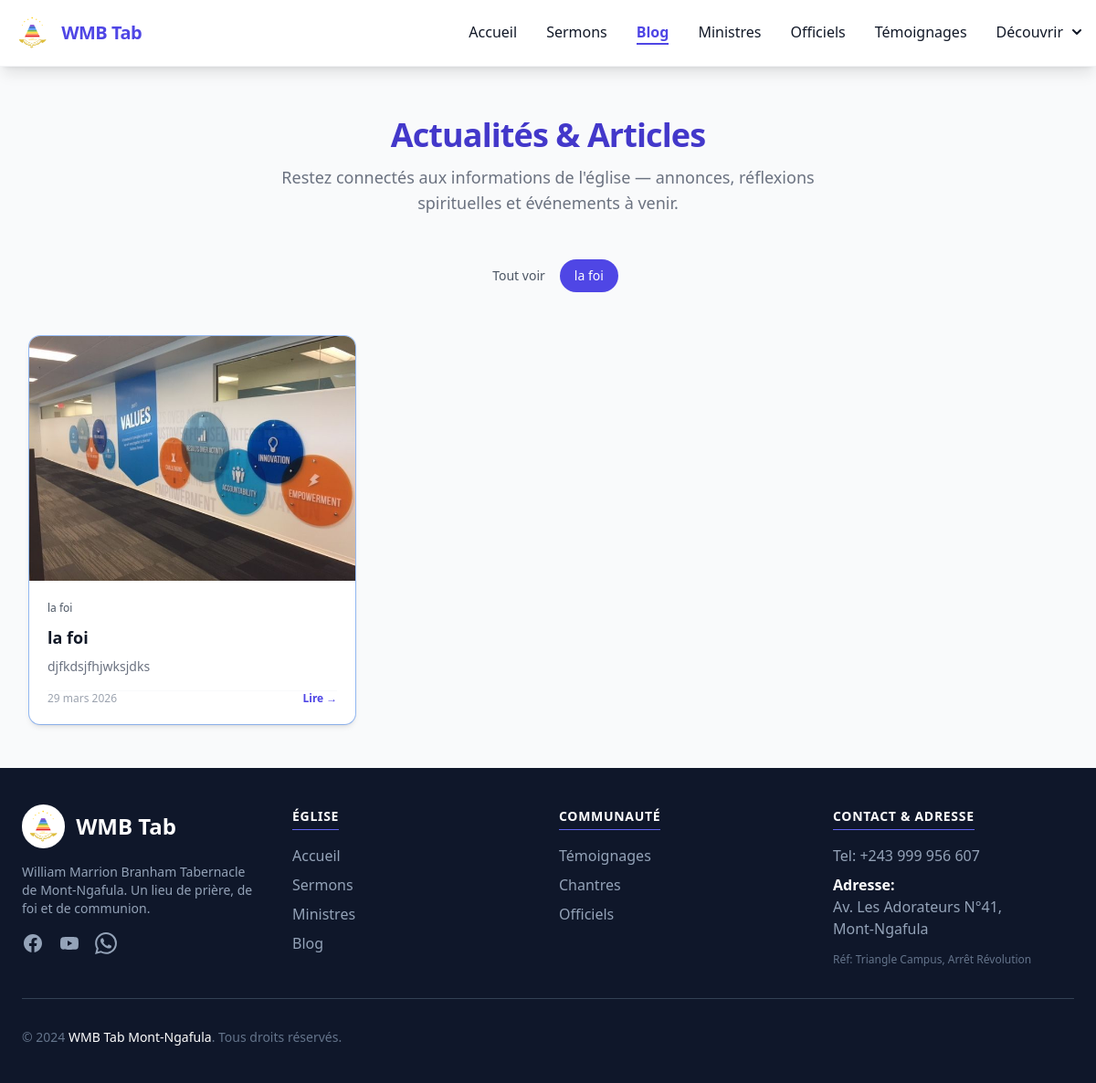
The app's page /blog/?categorie=la-foi with its own data.
### actualites/models.py (models this page shows, shortened)
class Categorie(models.Model):
    nom = models.CharField("Catégorie", max_length=100)
    slug = models.SlugField(max_length=100, unique=True, blank=True)
    class Meta:
        verbose_name = "Catégorie"
        verbose_name_plural = "Catégories"
        ordering = ['nom']

class Article(models.Model):
    titre = models.CharField("Titre", max_length=200)
    slug = models.SlugField("Slug (URL)", max_length=200, unique=True, blank=True)
    categorie = models.ForeignKey(
        Categorie,
        on_delete=models.SET_NULL,
        null=True,
        blank=True,
        related_name='articles',
        verbose_name="Catégorie"
    )
    auteur = models.ForeignKey(
        User,
        on_delete=models.SET_NULL,
        null=True,
        blank=True,
        verbose_name="Auteur"
    )
    image_couverture = models.ImageField(
        "Image de couverture",
        upload_to='blog/couvertures/',
        blank=True,
        null=True
    )
    resume = models.TextField(
        "Résumé",
        max_length=300,
        help_text="Courte description affichée sur la liste (max 300 caractères)"
    )
    contenu = models.TextField("Contenu de l'article")
    date_evenement = models.DateField(
        "Date de l'événement (optionnel)",
        null=True,
        blank=True,
        help_text="Remplir uniquement si l'article annonce un événement"
    )
    est_publie = models.BooleanField("Publié", default=False)
    en_vedette = models.BooleanField("En vedette", default=False)
    date_publication = models.DateTimeField("Date de publication", auto_now_add=True)
    date_modification = models.DateTimeField("Dernière modification", auto_now=True)
    class Meta:
        verbose_name = "Article"
        verbose_name_plural = "Articles"
        ordering = ['-date_publication']

### actualites/views.py (the view)
# urls.py: path('blog/', blog_liste, name='blog'),
def blog_liste(request):
    categorie_slug = request.GET.get('categorie')
    articles = Article.objects.filter(est_publie=True)
    categories = Categorie.objects.all()
    categorie_active = None
    if categorie_slug:
        categorie_active = get_object_or_404(Categorie, slug=categorie_slug)
        articles = articles.filter(categorie=categorie_active)
    articles_vedette = articles.filter(en_vedette=True)[:2]
    articles_liste = articles.exclude(en_vedette=True) if articles_vedette.exists() else articles
    return render(request, 'blog/blog_liste.html', {
        'articles': articles_liste,
        'articles_vedette': articles_vedette,
        'categories': categories,
        'categorie_active': categorie_active,
    })

### templates/blog/blog_liste.html (shortened to what this page needs)
{% extends "_base.html" %}
{% load static %}
{% block content %}
<div class="max-w-7xl mx-auto px-4 sm:px-6 lg:px-8 py-12">
    <div class="text-center mb-12">
        <h1 class="text-4xl font-extrabold text-indigo-700 tracking-tight mb-3">
            Actualités & Articles
        </h1>
        <p class="text-lg text-gray-500 max-w-2xl mx-auto">
            Restez connectés aux informations de l'église — annonces, réflexions spirituelles et événements à venir.
        </p>
    </div>
    {% if categories %}
    <div class="flex flex-wrap justify-center gap-3 mb-12">
        <a href="{% url 'blog' %}"
            class="px-4 py-2 rounded-full text-sm font-medium transition-colors {% if not categorie_active %}bg-indigo-600 text-white{% else %}bg-gray-100 text-gray-600 hover:bg-indigo-50 hover:text-indigo-600{% endif %}">
            Tout voir
        </a>
        {% for cat in categories %}
        <a href="{% url 'blog' %}?categorie={{ cat.slug }}"
            class="px-4 py-2 rounded-full text-sm font-medium transition-colors {% if categorie_active.slug == cat.slug %}bg-indigo-600 text-white{% else %}bg-gray-100 text-gray-600 hover:bg-indigo-50 hover:text-indigo-600{% endif %}">
            {{ cat.nom }}
        </a>
        {% endfor %}
    </div>
    {% endif %}
    {% if articles %}
    <div class="grid grid-cols-1 sm:grid-cols-2 lg:grid-cols-3 gap-8">
        {% for article in articles %}
        <a href="{% url 'blog_detail' article.slug %}" class="group block">
            <div class="bg-white rounded-xl shadow-md overflow-hidden ring-1 ring-gray-100 hover:shadow-xl hover:-translate-y-1 transition-all duration-300 h-full flex flex-col">
                {% if article.image_couverture %}
                <div class="h-44 overflow-hidden">
                    <img src="{{ article.image_couverture.url }}" alt="{{ article.titre }}"
                        class="w-full h-full object-cover group-hover:scale-105 transition-transform duration-500">
                </div>
                {% endif %}
                <div class="p-5 flex flex-col flex-grow">
                    {% if article.categorie %}
                    <span class="bg-gray-100 text-gray-600 text-xs font-medium px-2 py-0.5 rounded-full inline-block mb-2 w-fit">{{ article.categorie.nom }}</span>
                    {% endif %}
                    <h3 class="text-lg font-bold text-gray-900 mb-2 group-hover:text-indigo-600 transition-colors line-clamp-2">{{ article.titre }}</h3>
                    <p class="text-gray-500 text-sm mb-4 flex-grow line-clamp-3">{{ article.resume }}</p>
                    <div class="flex items-center justify-between text-xs text-gray-400 mt-auto pt-3 border-t border-gray-50">
                        <span>{{ article.date_publication|date:"d F Y" }}</span>
                        <span class="text-indigo-600 font-semibold group-hover:underline">Lire →</span>
                    </div>
                </div>
            </div>
        </a>
        {% endfor %}
    </div>
    {% endif %}
</div>
{% endblock content %}

### records on screen
Categorie: nom "la foi"
Article: image_couverture (picture), categorie.nom "la foi", titre "la foi", resume "djfkdsjfhjwksjdks", date_publication "29 mars 2026"
